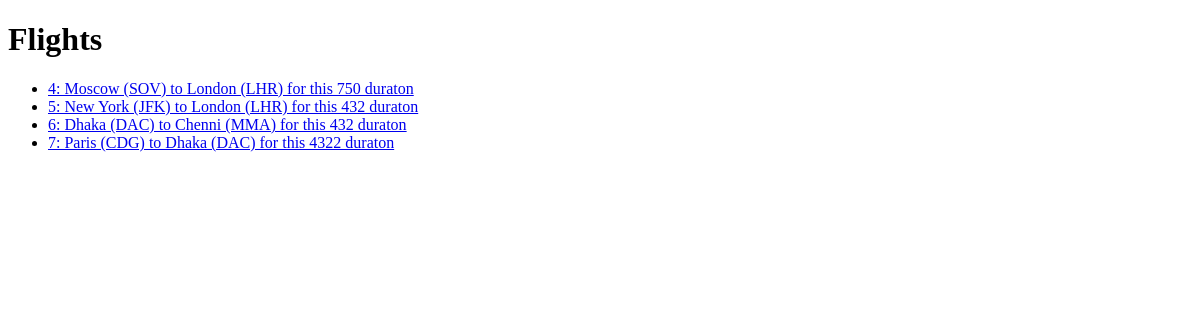
The page /flights/ on the database as committed earlier.
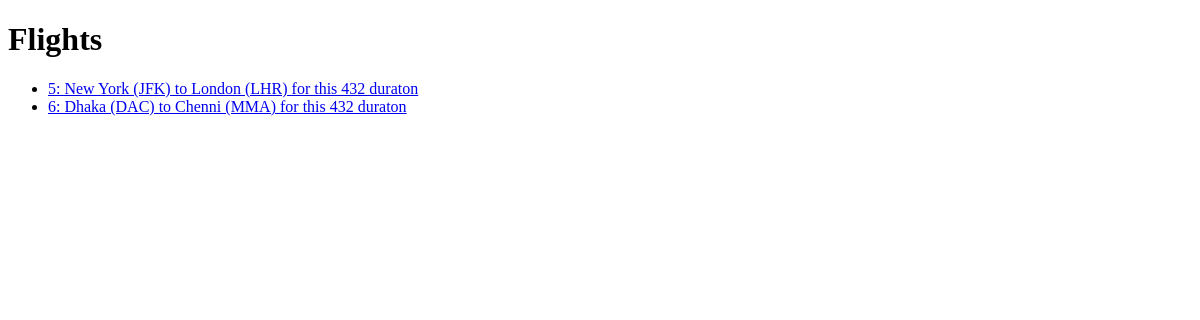
The same page on the database as committed later.
### flights/models.py (models this page shows, shortened)
class Flight(models.Model):
    origin = models.ForeignKey(Airport, on_delete=models.CASCADE, related_name="departures")
    destination = models.ForeignKey(Airport, on_delete=models.CASCADE, related_name="arrivals")
    duration = models.IntegerField()
    def __str__(self):
        return f"{self.id}: {self.origin} to {self.destination} for this {self.duration} duraton"

class Airport(models.Model):
    code = models.CharField(max_length=3)
    city = models.CharField(max_length=64)
    def __str__(self):
        return f"{self.city} ({self.code})"

### flights/views.py (the view)
# urls.py: path("", views.index, name="index"),
def index(request):
    return render(request, "flights/index.html", {
        "flights": Flight.objects.all()
    })

### flights/templates/flights/index.html
{% extends "flights/layout.html"%} {% block body %}
<h1>Flights</h1>
<ul>
  {% for flight in flights %}
  <li>
    <a href='{% url "flight" flight.id %}'>{{ flight }}</a>
  </li>
  {%empty%}
  <li>No Flight</li>
  {% endfor %}
</ul>
{% endblock %}

### flights/templates/flights/layout.html (shortened to what this page needs)
<!DOCTYPE html>
<html lang="en">
    <head>
    </head>
    <body>
        {% block body %}
        {% endblock %}
    </body>
</html>

Rows that differ between the two databases and show on the page:
removed Flight: id+origin+destination "4: Moscow (SOV) to London (LHR) for this 750 duraton"
removed Flight: id+origin+destination "7: Paris (CDG) to Dhaka (DAC) for this 4322 duraton"
